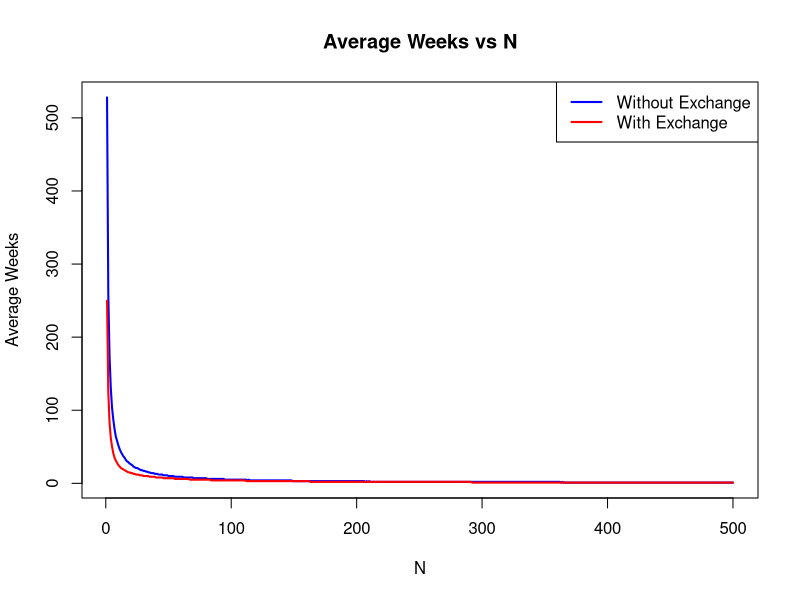

Here is the R script that generated this plot:
# Read CSV file
data <- read.csv("AverangeWeeksEnFonctionDeN.csv")

# Extract data for plotting
N <- data$N
AverageWeeksWithoutExchange <- data$AverageWeeksWithoutExchange
AverageWeeksWithExchange <- data$AverageWeeksWithExchange

# Plotting
plot(N, AverageWeeksWithoutExchange, type = 'l', col = 'blue', lwd = 2, xlab = 'N', ylab = 'Average Weeks', main = 'Average Weeks vs N')
lines(N, AverageWeeksWithExchange, col = 'red', lwd = 2)

# Add legend
legend('topright', legend = c('Without Exchange', 'With Exchange'), col = c('blue', 'red'), lwd = 2)

# Display the plot
